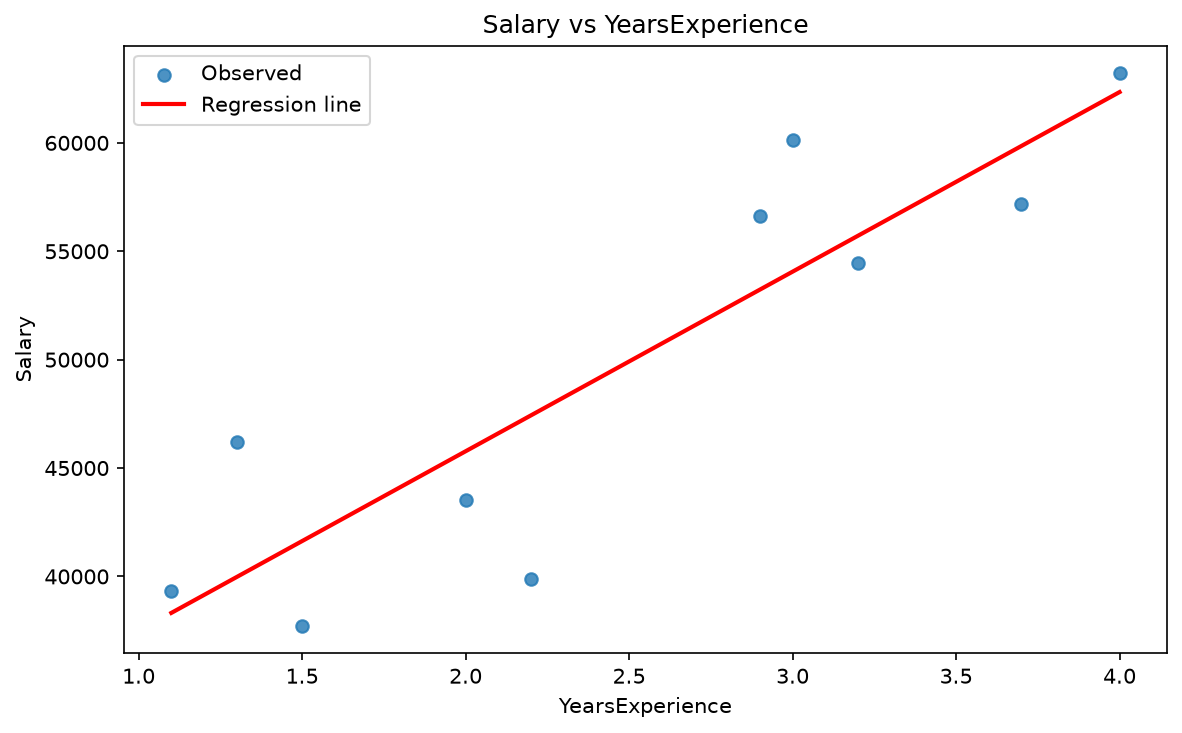

Source code (Python):
#!/usr/bin/env python3
"""Simple linear regression from CSV with scatter plot and regression line output."""

from __future__ import annotations

import argparse
import sys
from pathlib import Path

import matplotlib.pyplot as plt
import numpy as np
import pandas as pd
from sklearn.linear_model import LinearRegression
from sklearn.metrics import mean_absolute_error, mean_squared_error, r2_score

OUTPUT_PNG = Path(__file__).resolve().parent / "regression_python.png"


def parse_args() -> argparse.Namespace:
    parser = argparse.ArgumentParser(
        description="Fit a linear regression model and save a scatter plot with fitted line."
    )
    parser.add_argument("--filepath", required=True, help="Path to the input CSV file")
    parser.add_argument("--x-col", dest="x_col", required=True, help="Predictor column name")
    parser.add_argument("--y-col", dest="y_col", required=True, help="Response column name")
    return parser.parse_args()


def validate_inputs(args: argparse.Namespace) -> pd.DataFrame:
    path = Path(args.filepath)
    if not path.is_file():
        raise ValueError(f"File not found: {path}")

    df = pd.read_csv(path)
    for col in (args.x_col, args.y_col):
        if col not in df.columns:
            raise ValueError(f"Column not found in CSV: {col}")
        if not pd.api.types.is_numeric_dtype(df[col]):
            df[col] = pd.to_numeric(df[col], errors="coerce")
            if df[col].isna().any():
                raise ValueError(f"Column must be numeric: {col}")

    return df


def main() -> int:
    args = parse_args()

    try:
        df = validate_inputs(args)
    except ValueError as exc:
        print(f"Error: {exc}", file=sys.stderr)
        return 1

    print(f"Rows: {len(df)}, Columns: {len(df.columns)}")
    print("\nHead:")
    print(df.head())
    print("\nSummary:")
    print(df.describe())

    X = df[[args.x_col]]
    y = df[args.y_col]

    model = LinearRegression()
    model.fit(X, y)

    intercept = model.intercept_
    slope = model.coef_[0]
    print(f"\nIntercept (beta_0): {intercept:,.2f}")
    print(f"Slope (beta_1):     {slope:,.2f}")

    x_line = pd.DataFrame(
        {args.x_col: np.linspace(X[args.x_col].min(), X[args.x_col].max(), 100)}
    )
    y_line = model.predict(x_line)

    plt.figure(figsize=(8, 5))
    plt.scatter(df[args.x_col], df[args.y_col], alpha=0.8, label="Observed")
    plt.plot(x_line[args.x_col], y_line, color="red", linewidth=2, label="Regression line")
    plt.title(f"{args.y_col} vs {args.x_col}")
    plt.xlabel(args.x_col)
    plt.ylabel(args.y_col)
    plt.legend()
    plt.tight_layout()
    plt.savefig(OUTPUT_PNG, dpi=150, bbox_inches="tight")
    plt.close()
    print(f"\nSaved plot: {OUTPUT_PNG}")

    y_pred = model.predict(X)
    r2 = r2_score(y, y_pred)
    rmse = np.sqrt(mean_squared_error(y, y_pred))
    mae = mean_absolute_error(y, y_pred)

    print(f"\nR-squared: {r2:.4f}")
    print(f"RMSE:      {rmse:,.2f}")
    print(f"MAE:       {mae:,.2f}")

    return 0


if __name__ == "__main__":
    raise SystemExit(main())
